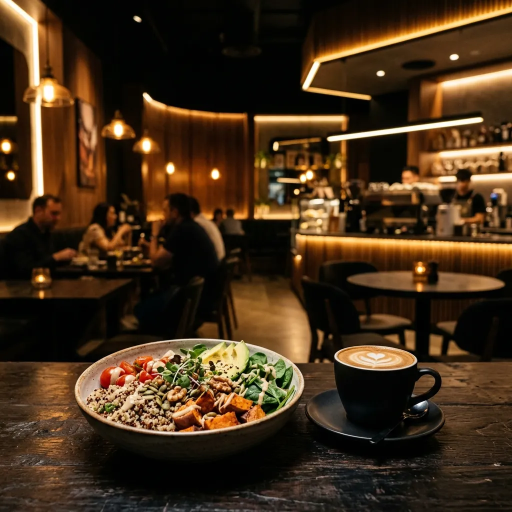
#> input picture assets/images/verticals/bowl-sip/bowl-sip-hero.webp, 1024 x 1024 px, found by its file name (shown at 1/2 size)
$ python prepare_card_images.py
#> lines starting #> are read from the running program, lines starting #| are printed output that depends on the picture
import os
from PIL import Image

cards_dir = os.path.join(os.getcwd(), 'assets', 'images', 'cards')
os.makedirs(cards_dir, exist_ok=True)

TARGET_W = 800
TARGET_H = 533

def crop_and_resize(src_path, dest_path, crop_anchor='center'):
#> called with crop_anchor = 'bottom'
    img = Image.open(src_path)
#> img is the input picture: PIL image 1024x1024 RGB; mean R, G, B 68.4, 47.6, 26
    if img.mode != 'RGB':
        img = img.convert('RGB')

    src_w, src_h = img.size
#> src_w = 1024; src_h = 1024
    target_ratio = TARGET_W / TARGET_H
    src_ratio = src_w / src_h
#> src_ratio = 1

    if src_ratio > target_ratio:
        # Source is wider, crop width
        new_w = int(src_h * target_ratio)
        if crop_anchor == 'right':
            left = src_w - new_w
        elif crop_anchor == 'left':
            left = 0
        else:
            left = (src_w - new_w) // 2
        top = 0
        right = left + new_w
        bottom = src_h
    else:
        # Source is taller, crop height
        new_h = int(src_w / target_ratio)
#> new_h = 682
        left = 0
        if crop_anchor == 'bottom':
            top = src_h - new_h
#> top = 342
        elif crop_anchor == 'top':
            top = 0
        else:
            top = (src_h - new_h) // 2
        right = src_w
#> right = 1024
        bottom = top + new_h
#> bottom = 1024

    cropped = img.crop((left, top, right, bottom))
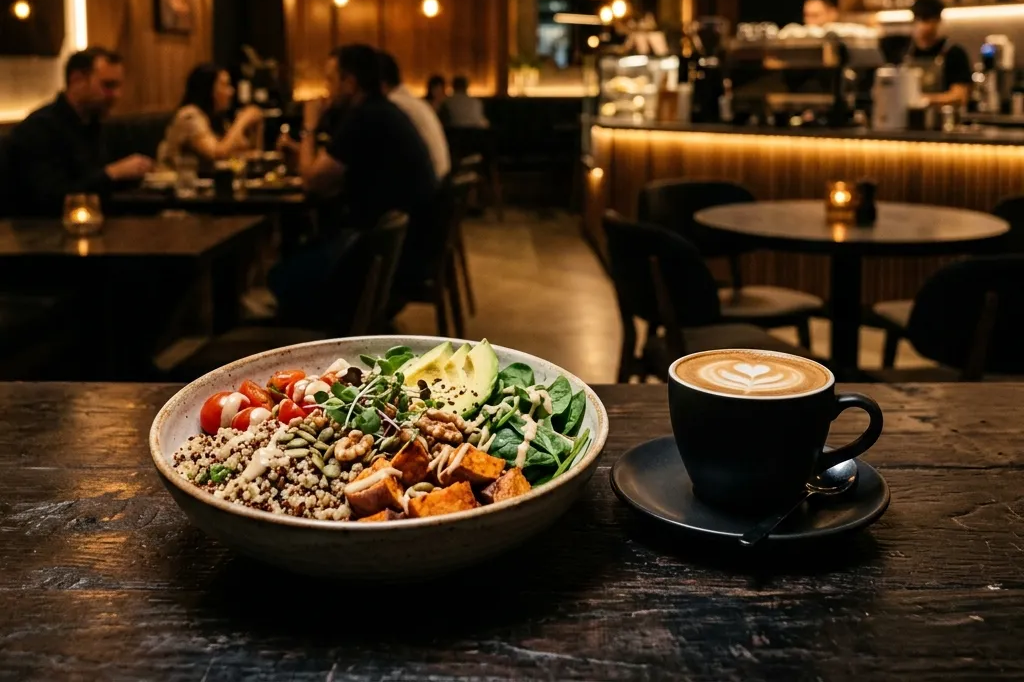
#> cropped: PIL image 1024x682 RGB; mean R, G, B 68.6, 48.5, 27.6
    resized = cropped.resize((TARGET_W, TARGET_H), Image.Resampling.LANCZOS)
    resized.save(dest_path, 'JPEG', quality=90, progressive=True)
    print(f"Generated {dest_path}: {resized.size}")
#| Generated scripts/assets/images/cards/bowl-and-sip-card.jpg: (800, 533)

# 1. Bowl & Sip
bowl_src = os.path.join('assets', 'images', 'verticals', 'bowl-sip', 'bowl-sip-hero.webp')
bowl_dest = os.path.join(cards_dir, 'bowl-and-sip-card.jpg')
crop_and_resize(bowl_src, bowl_dest, crop_anchor='bottom')

# 2. Creator House
creator_src = os.path.join('assets', 'images', 'creator-house', 'creator-house-hero.webp')
creator_dest = os.path.join(cards_dir, 'creator-house-card.jpg')
crop_and_resize(creator_src, creator_dest, crop_anchor='right')
#> call 2 of crop_and_resize, with crop_anchor = 'right'
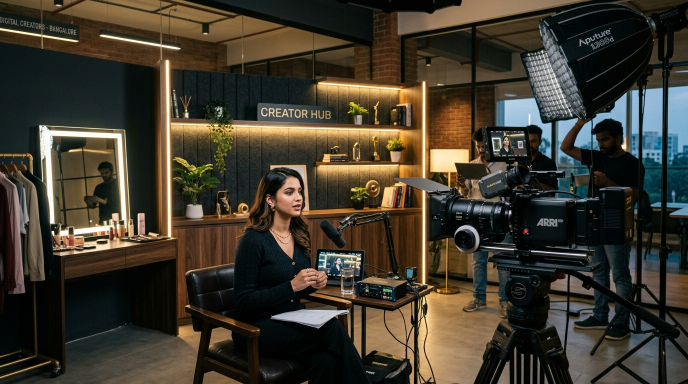
#> input picture assets/images/creator-house-hero.webp, 1376 x 768 px, found by its file name (shown at 1/2 size)
#> in crop_and_resize, img is the input picture: PIL image 1376x768 RGB; mean R, G, B 64, 57.9, 45.6
#> in crop_and_resize (call 2), `cropped = img.crop((left, top, right, bottom))`:
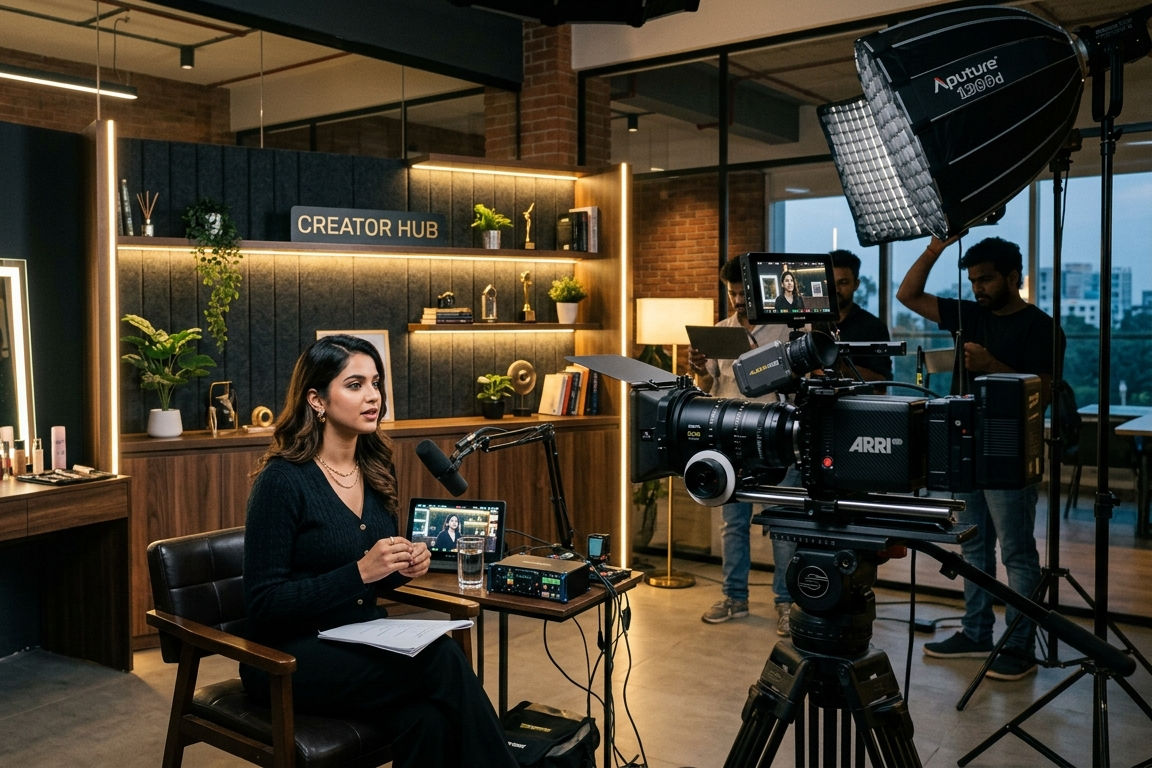
#> cropped: PIL image 1152x768 RGB; mean R, G, B 66, 59.2, 46.4
#| Generated scripts/assets/images/cards/creator-house-card.jpg: (800, 533)

# 3. SnapOps
snap_src = r'C:\Users\bheem\.gemini\antigravity-ide\brain\e5806df9-334a-4a70-b13b-20f67836360f\snapops_local_services_1790438606992.jpg'
snap_dest = os.path.join(cards_dir, 'snapops-card.jpg')
crop_and_resize(snap_src, snap_dest, crop_anchor='center')
#> (the run stopped early here; a loop or call above may not have finished)
